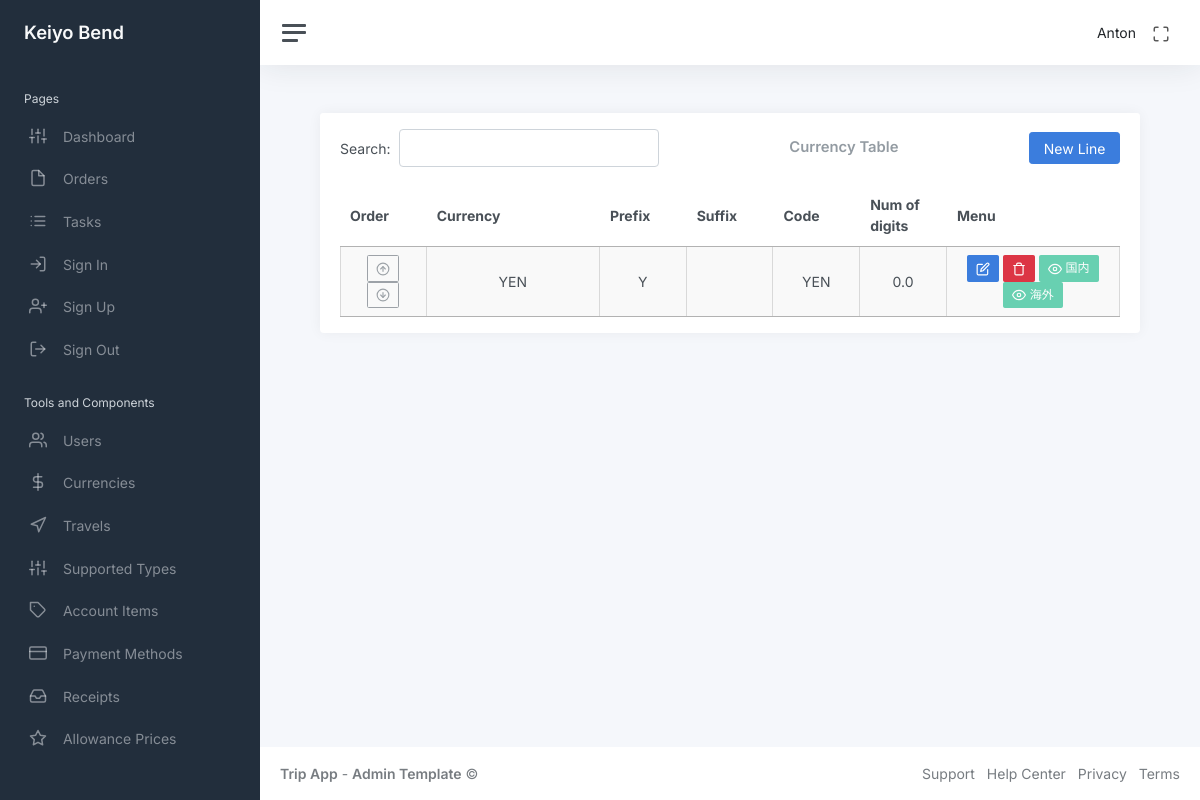
The page /admin_menu/currency_table (signed in) on the database its author committed.
### app/auth/models/user.py (models this page shows, shortened)
class User(UserMixin, db.Model):
    id: so.Mapped[int] = so.mapped_column(primary_key=True)
    name: so.Mapped[str] = so.mapped_column(sa.String(64), index=True, default=None)
    email: so.Mapped[str] = so.mapped_column(sa.String(120), index=True, unique=True)
    password_hash: so.Mapped[Optional[str]] = so.mapped_column(sa.String(256))
    admin: so.Mapped[bool] = so.mapped_column(sa.Boolean(), default=False)
    is_show: so.Mapped[bool] = so.mapped_column(sa.Boolean(), default=True)
    orders_rel = db.relationship("Order", back_populates="user", cascade="all, delete-orphan")

### app/admin/models/currencies.py (models this page shows, shortened)
class Currencies(db.Model):
    id: so.Mapped[int] = so.mapped_column(primary_key=True)
    name: so.Mapped[str] = so.mapped_column(sa.String(), nullable=False, default=None)
    prefix: so.Mapped[str] = so.mapped_column(sa.String(), default=None)
    suffix: so.Mapped[str] = so.mapped_column(sa.String(), default=None)
    code: so.Mapped[str] = so.mapped_column(sa.String(), nullable=False, default=None)
    decimal: so.Mapped[float] = so.mapped_column(sa.Float(), nullable=False)
    order: so.Mapped[int] = so.mapped_column(sa.Integer(), nullable=False, index=True, default=1)
    is_show_japan: so.Mapped[bool] = so.mapped_column(sa.Boolean(), nullable=False, default=True)
    is_show_world: so.Mapped[bool] = so.mapped_column(sa.Boolean(), nullable=False, default=True)
    rates = db.relationship("Rates", back_populates="currency", cascade="all, delete-orphan")
    details = db.relationship("Details", back_populates="currency", cascade="all, delete-orphan")

### app/admin/routes/currencies/currency_table.py (the view)
@bp.route("/admin_menu/currency_table")
@login_required
def currency_table():
    currencies = db.session.scalars(sa.select(Currencies).order_by(Currencies.order)).all()
    return render_template(
        "admin/currency_table.html", title="Currency Table", currencies=currencies
    )

### app/auth/models/user.py (called while the page is built)
@login.user_loader
def load_user(id):
    return db.session.get(User, int(id))

### app/admin/templates/admin/currency_table.html (shortened to what this page needs)
<!DOCTYPE html>
{% extends "main/base.html" %}
{% block content %}
<div class="container-fluid p-0">
    <div class="row">
        <div class="col-md-12 ms-sm-auto col-lg-12 px-md-4">
            <div class="card flex-fill">
                <div class="card-header py-3">
                    <div class="d-flex justify-content-between align-items-center">
                        <div id="datatableSearch"></div>
                        <h3 class="card-title mb-0">Currency Table</h3>
                        <button class="btn btn-primary btn-add" id="btn-add">New Line</button>
                    </div>
                </div>
                <div class="card-body py-0 mb-3">
                    <table class="display cell-border" style="width: 100%" id="currencyTable">
                        <thead>
                            <tr style="text-align: center;">
                                <th class="col-order">Order</th>
                                <th class="col-currency">Currency</th>
                                <th class="col-prefix">Prefix</th>
                                <th class="col-suffix">Suffix</th>
                                <th class="col-code">Code</th>
                                <th class="col-num">Num of digits</th>
                                <th class="col-menu">Menu</th>
                            </tr>
                        </thead>
                        <tbody>
                            {% for currency in currencies %}
                            <tr data-id="{{ currency.id }}" data-order="{{ currency.order }}" class="text-center">
                                <td style="text-align:center">
                                    <button class="btn btn-sm btn-outline-secondary move-up"><i class="align-middle"
                                            data-feather="arrow-up-circle"></i></button>
                                    <button class="btn btn-sm btn-outline-secondary move-down"><i class="align-middle"
                                            data-feather="arrow-down-circle"></i></button>
                                </td>
                                <td class="view-mode currency-cell">{{ currency.name }}</td>
                                <td class="view-mode">{{ currency.prefix }}</td>
                                <td class="view-mode">{{ currency.suffix }}</td>
                                <td class="view-mode">{{ currency.code }}</td>
                                <td class="view-mode">{{ currency.decimal }}</td>
                                <td style="text-align:center">
                                    <button class="btn btn-primary btn-sm btn-edit"><i class="align-middle"
                                            data-feather="edit"></i></button>
                                    <button class="btn btn-danger btn-sm btn-delete"><i class="align-middle"
                                            data-feather="trash"></i></button>
                                    <button
                                        class="btn btn-sm btn-show-japan {{ 'btn-success' if currency.is_show_japan else 'btn-danger' }}"
                                        disabled>
                                        {% if currency.is_show_japan %}
                                        <i class="align-middle" data-feather="eye"></i> 国内
                                        {% else %}
                                        <i class="align-middle" data-feather="eye-off"></i> 国内
                                        {% endif %}
                                    </button>
                                    <button
                                        class="btn btn-sm btn-show-world {{ 'btn-success' if currency.is_show_world else 'btn-danger' }}"
                                        disabled>
                                        {% if currency.is_show_world %}
                                        <i class="align-middle" data-feather="eye"></i> 海外
                                        {% else %}
                                        <i class="align-middle" data-feather="eye-off"></i> 海外
                                        {% endif %}
                                    </button>
                                </td>
                            </tr>
                            {% endfor %}
                        </tbody>
                    </table>
                </div>
            </div>
        </div>
    </div>
</div>
{% endblock %}

### app/main/templates/main/navbar.html (shortened to what this page needs)
<!DOCTYPE html>
<nav class="navbar navbar-expand navbar-light navbar-bg">
    <a class="sidebar-toggle js-sidebar-toggle">
        <i class="hamburger align-self-center"></i>
    </a>
    <div class="navbar-collapse collapse">
        <ul class="navbar-nav navbar-align">
            <li class="nav-item dropdown">
                <a class="nav-link d-none d-sm-inline-block">
                    <span class="text-dark">{{ current_user.name }}</span>
                </a>
            </li>
            <li class="nav-item">
                <a id="fullscreenButton" class="nav-link d-none d-sm-inline-block">
                    <i class="align-middle" data-feather="maximize"></i>
                </a>
            </li>
        </ul>
    </div>
</nav>

### app/admin/static/css/currency_table_style.css (style rules this page uses)
.col-order { width: 10%; }
.col-currency { width: 20%; }
.col-prefix { width: 10%; }
.col-suffix { width: 10%; }
.col-code { width: 10%; }
.col-num { width: 10%; }
.col-menu { width: 20%; }
.text-center { display: flex; justify-content: center; align-items: center; }

### rows shown on the page
User: name "Anton"
Currencies: name "YEN", prefix "Y", code "YEN", decimal "0.0", is_show_japan True (drawn), is_show_world True (drawn)
